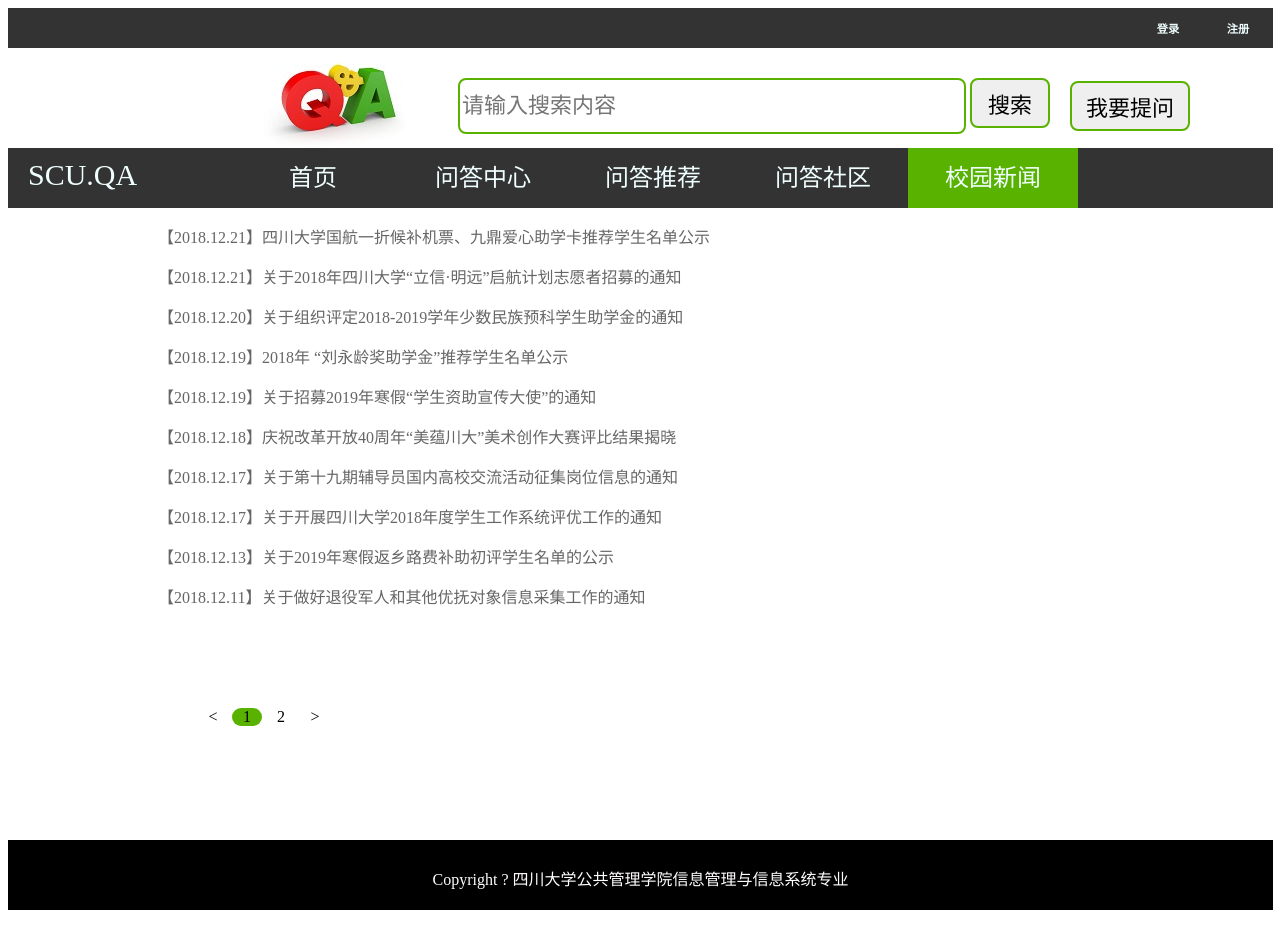
/xg_news/, run on the app's committed database.
### QA/models.py (models this page shows)
class XgNews(models.Model):
    Xg_news = models.CharField(max_length=150)
    Xg_link = models.CharField(max_length=150)
    Xg_content = models.CharField(max_length=1000)
    Xg_post_time = models.DateTimeField(blank=True,null=True)

### QA/views.py (the view)
# urls.py: path('xg_news/', views.xg_news),
def xg_news(request):
    latest_news=models.XgNews.objects.all().order_by('-Xg_post_time').first()
    if not latest_news:
        url = "http://xsc.scu.edu.cn/Website/XG/Home/NewsList?KHVjQpxkZeCaAHEYwJztexSG0umVXBCXDEuTqqjQ8VQ=.shtml"
        scu_data = requests.get(url).content.decode('utf-8')
        soup1 = BeautifulSoup(scu_data, "html.parser")
        new = soup1.find_all('div', class_='news-list')
        new_list = new[0].select('a')
        for x in new_list:  # 对返回的列表进行遍历
            time = x.select('span')
            post_time = '2018-' + time[0].get_text()
            print(post_time)
            title = x.get('title')  # 取出标题，采用get_text()方法
            link = "http://xsc.scu.edu.cn" + x.get('href')  # 取出链接，采用get("href")方法
            content_data = requests.get(link).content.decode('utf-8')
            soup2 = BeautifulSoup(content_data, "html.parser")
            pre_content = soup2.find_all('div', class_='news-content')
            content = pre_content[0]
            content = str(content)#将列表内容转化为字符串
            print(type(content))
            XgNews.objects.create(Xg_news=title, Xg_link=link, Xg_content=content, Xg_post_time=post_time)
            xg_news = models.XgNews.objects.all().order_by('-Xg_post_time')
            paginator = Paginator(xg_news, 10)
            page = request.GET.get('page', 1)
            currentPage = int(page)
            try:
                print(page)
                xg_news = paginator.page(page)
            except PageNotAnInteger:
                xg_news = paginator.page(1)
            except EmptyPage:
                xg_news = paginator.page(paginator.num_pages)
        return render(request, 'XgNews.html', locals())
    else:
        xg_news = models.XgNews.objects.all().order_by('-Xg_post_time')
        paginator = Paginator(xg_news, 10)
        page = request.GET.get('page', 1)
        currentPage = int(page)
        try:
            print(page)
            xg_news = paginator.page(page)
        except PageNotAnInteger:
            xg_news = paginator.page(1)
        except EmptyPage:
            xg_news = paginator.page(paginator.num_pages)
        return render(request, 'XgNews.html', locals())

### QA/templates/XgNews.html (shortened to what this page needs)
{% extends "base.html" %}
{% load staticfiles %}
{% block css %}
    <link rel="stylesheet" type="text/css" href="{% static 'css/base.css' %}" >
{% endblock %}
{% block content %}
    <div class="xgnews">
     {% for new in xg_news %}
       <p style="margin-left: 150px"><a style="text-decoration: none;color: #666" href="/xg-news-{{ new.id }}/detail/">【{{ new.Xg_post_time|date:"Y.m.d" }}】{{ new.Xg_news}}</a></p>
    {% endfor %}
    <div class="pagination">
            <ul>
                {% if xg_news.has_previous %}
                    <li class="previous"><a href="/xg_news/?page={{ xg_news.previous_page_number }}"><</a></li>
                {% else %}
                    <li class="previous disabled"><a href="#"><</a></li>
                {% endif %}
                {% for num in paginator.page_range %}
                    {% if num == currentPage %}
                        <li class="pactive"><a href="/xg_news/?page={{ num }}">{{ num }}</a></li>
                    {% else %}
                        <li><a href="/xg_news/?page={{ num }}">{{ num }}</a></li>
                    {% endif %}
                {% endfor %}
                {% if xg_news.has_next %}
                    <li class="next"><a href="/xg_news/?page={{ xg_news.next_page_number }}">></a></li>
                {% else %}
                    <li class="next disabled"><a href="#">></a></li>
                {% endif %}
            </ul>
        </div>
    </div>
{% endblock %}

### QA/templates/XgNews.html (style rules this page uses)
.xgnews { min-height: 600px; }
.pagination { margin-top: 100px; margin-left: 150px; }
.pagination li { width: 30px; list-style: none; display: inline-block; text-align: center; }
.pagination a { text-decoration: none; color: black; }
.pactive { border-radius: 20px; background-color: #59B200; }

### data on the page
XgNews: Xg_post_time "2018.12.21", Xg_news "四川大学国航一折候补机票、九鼎爱心助学卡推荐学生名单公示"
XgNews: Xg_post_time "2018.12.21", Xg_news "关于2018年四川大学“立信·明远”启航计划志愿者招募的通知"
XgNews: Xg_post_time "2018.12.20", Xg_news "关于组织评定2018-2019学年少数民族预科学生助学金的通知"
XgNews: Xg_post_time "2018.12.19", Xg_news "2018年 “刘永龄奖助学金”推荐学生名单公示"
XgNews: Xg_post_time "2018.12.19", Xg_news "关于招募2019年寒假“学生资助宣传大使”的通知"
XgNews: Xg_post_time "2018.12.18", Xg_news "庆祝改革开放40周年“美蕴川大”美术创作大赛评比结果揭晓"
XgNews: Xg_post_time "2018.12.17", Xg_news "关于第十九期辅导员国内高校交流活动征集岗位信息的通知"
XgNews: Xg_post_time "2018.12.17", Xg_news "关于开展四川大学2018年度学生工作系统评优工作的通知"
XgNews: Xg_post_time "2018.12.13", Xg_news "关于2019年寒假返乡路费补助初评学生名单的公示"
XgNews: Xg_post_time "2018.12.11", Xg_news "关于做好退役军人和其他优抚对象信息采集工作的通知"

### other printed values
{{ num }} "1"
{{ num }} "2"
